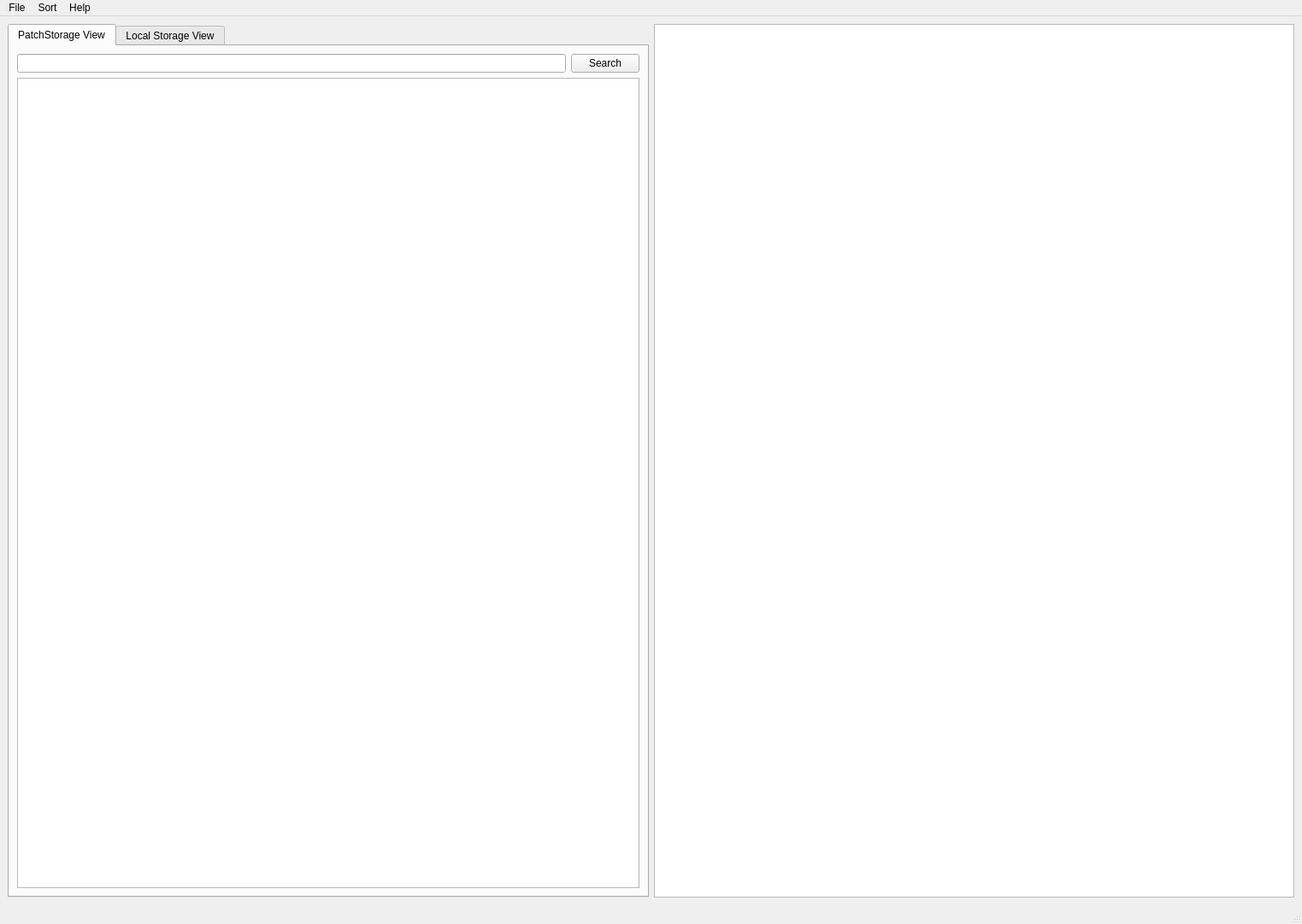
<?xml version="1.0" encoding="UTF-8"?>
<ui version="4.0">
 <class>MainWindow</class>
 <widget class="QMainWindow" name="MainWindow">
  <property name="geometry">
   <rect>
    <x>0</x>
    <y>0</y>
    <width>1523</width>
    <height>1081</height>
   </rect>
  </property>
  <property name="windowTitle">
   <string>ZOIA Librarian</string>
  </property>
  <property name="windowIcon">
   <iconset>
    <normaloff>resources/logo.ico</normaloff>resources/logo.ico</iconset>
  </property>
  <property name="tabShape">
   <enum>QTabWidget::Rounded</enum>
  </property>
  <property name="unifiedTitleAndToolBarOnMac">
   <bool>true</bool>
  </property>
  <widget class="QWidget" name="centralwidget">
   <layout class="QHBoxLayout" name="horizontalLayout">
    <property name="sizeConstraint">
     <enum>QLayout::SetNoConstraint</enum>
    </property>
    <item>
     <layout class="QHBoxLayout" name="horizontalLayout_2" stretch="0,0">
      <property name="spacing">
       <number>6</number>
      </property>
      <property name="sizeConstraint">
       <enum>QLayout::SetFixedSize</enum>
      </property>
      <property name="leftMargin">
       <number>0</number>
      </property>
      <item>
       <widget class="QTabWidget" name="left_widget">
        <property name="currentIndex">
         <number>0</number>
        </property>
        <property name="movable">
         <bool>true</bool>
        </property>
        <widget class="QWidget" name="tab_ps_2">
         <attribute name="title">
          <string>PatchStorage View</string>
         </attribute>
         <attribute name="toolTip">
          <string>Switch to view all ZOIA patches on PatchStorage</string>
         </attribute>
         <layout class="QVBoxLayout" name="verticalLayout_3">
          <item>
           <layout class="QVBoxLayout" name="verticalLayout">
            <item>
             <layout class="QHBoxLayout" name="horizontalLayout_3">
              <item>
               <widget class="QLineEdit" name="searchbar_3"/>
              </item>
              <item>
               <widget class="QPushButton" name="search_button_3">
                <property name="text">
                 <string>Search</string>
                </property>
               </widget>
              </item>
             </layout>
            </item>
            <item>
             <widget class="QTableWidget" name="table">
              <property name="autoFillBackground">
               <bool>false</bool>
              </property>
              <attribute name="verticalHeaderVisible">
               <bool>false</bool>
              </attribute>
              <attribute name="verticalHeaderHighlightSections">
               <bool>false</bool>
              </attribute>
             </widget>
            </item>
           </layout>
          </item>
         </layout>
        </widget>
        <widget class="QWidget" name="tab_ls">
         <attribute name="title">
          <string>Local Storage View</string>
         </attribute>
         <attribute name="toolTip">
          <string>Switch to your locally saved patches</string>
         </attribute>
         <layout class="QVBoxLayout" name="verticalLayout_4">
          <item>
           <layout class="QHBoxLayout" name="horizontalLayout_6">
            <property name="sizeConstraint">
             <enum>QLayout::SetNoConstraint</enum>
            </property>
            <item>
             <widget class="QLineEdit" name="searchbar_4"/>
            </item>
            <item>
             <widget class="QPushButton" name="search_button_4">
              <property name="text">
               <string>Search</string>
              </property>
             </widget>
            </item>
           </layout>
          </item>
          <item>
           <widget class="QTableWidget" name="table_2">
            <property name="gridStyle">
             <enum>Qt::SolidLine</enum>
            </property>
            <property name="sortingEnabled">
             <bool>true</bool>
            </property>
            <attribute name="verticalHeaderVisible">
             <bool>false</bool>
            </attribute>
            <attribute name="verticalHeaderHighlightSections">
             <bool>false</bool>
            </attribute>
           </widget>
          </item>
         </layout>
        </widget>
       </widget>
      </item>
      <item>
       <widget class="QTextBrowser" name="right_widget"/>
      </item>
     </layout>
    </item>
   </layout>
  </widget>
  <widget class="QMenuBar" name="menubar">
   <property name="geometry">
    <rect>
     <x>0</x>
     <y>0</y>
     <width>1523</width>
     <height>27</height>
    </rect>
   </property>
   <widget class="QMenu" name="menuFiel">
    <property name="title">
     <string>File</string>
    </property>
    <addaction name="actionSpecify_SD_Card_Location"/>
    <addaction name="actionCheck_For_Updates"/>
    <addaction name="actionReload_PatchStorage_patch_list"/>
    <addaction name="separator"/>
    <addaction name="actionQuit"/>
   </widget>
   <widget class="QMenu" name="menuSort">
    <property name="title">
     <string>Sort</string>
    </property>
    <addaction name="actionSort_by_title_A_Z"/>
    <addaction name="actionSort_by_title_Z_A"/>
    <addaction name="actionSort_by_date_new_old"/>
    <addaction name="actionSort_by_date_old_new"/>
    <addaction name="actionSort_by_likes_high_low"/>
    <addaction name="actionSort_by_likes_low_high"/>
    <addaction name="actionSort_by_views_high_low"/>
    <addaction name="actionSort_by_views_low_high"/>
    <addaction name="actionSort_by_downloads_high_low"/>
    <addaction name="actionSort_by_downloads_low_high"/>
   </widget>
   <widget class="QMenu" name="menuHelp">
    <property name="title">
     <string>Help</string>
    </property>
    <addaction name="actionZOIA_Librarian_Help"/>
   </widget>
   <addaction name="menuFiel"/>
   <addaction name="menuSort"/>
   <addaction name="menuHelp"/>
  </widget>
  <widget class="QStatusBar" name="statusbar"/>
  <action name="actionSpecify_SD_Card_Location">
   <property name="text">
    <string>Specify SD Card Location</string>
   </property>
  </action>
  <action name="actionQuit">
   <property name="text">
    <string>Quit</string>
   </property>
  </action>
  <action name="actionSort_by_title_A_Z">
   <property name="text">
    <string>Sort by title (A-Z)</string>
   </property>
  </action>
  <action name="actionSort_by_title_Z_A">
   <property name="text">
    <string>Sort by title (Z-A)</string>
   </property>
  </action>
  <action name="actionSort_by_date_new_old">
   <property name="text">
    <string>Sort by date (new-old)</string>
   </property>
  </action>
  <action name="actionSort_by_date_old_new">
   <property name="text">
    <string>Sort by date (old-new)</string>
   </property>
  </action>
  <action name="actionSort_by_likes_high_low">
   <property name="text">
    <string>Sort by likes (high-low)</string>
   </property>
  </action>
  <action name="actionSort_by_likes_low_high">
   <property name="text">
    <string>Sort by likes (low-high)</string>
   </property>
  </action>
  <action name="actionSort_by_views_high_low">
   <property name="text">
    <string>Sort by views (high-low)</string>
   </property>
  </action>
  <action name="actionSort_by_views_low_high">
   <property name="text">
    <string>Sort by views (low-high)</string>
   </property>
  </action>
  <action name="actionSort_by_downloads_high_low">
   <property name="text">
    <string>Sort by downloads (high-low)</string>
   </property>
  </action>
  <action name="actionSort_by_downloads_low_high">
   <property name="text">
    <string>Sort by downloads (low-high)</string>
   </property>
  </action>
  <action name="actionCheck_For_Updates">
   <property name="text">
    <string>Check For Patch Updates</string>
   </property>
  </action>
  <action name="actionReload_PatchStorage_patch_list">
   <property name="text">
    <string>Reload PatchStorage Patch List</string>
   </property>
  </action>
  <action name="actionZOIA_Librarian_Help">
   <property name="text">
    <string>ZOIA Librarian Help</string>
   </property>
  </action>
 </widget>
 <resources/>
 <connections/>
</ui>
